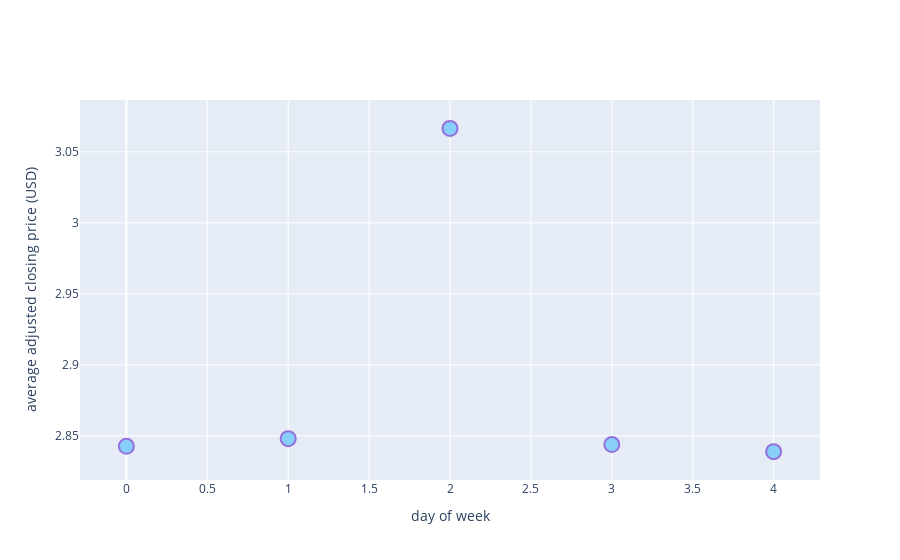

The code cell stored with this chart in its notebook:
### Code cell
# Compute the average price for each day of week
avg_price_dayofweek = df.groupby("dayofweek").agg({'adj_close': 'mean'}).reset_index()

# Plot 
data = [go.Scatter(
            x = avg_price_dayofweek['dayofweek'],
            y = avg_price_dayofweek['adj_close'],
            mode = 'markers',
            marker=dict(
                color='LightSkyBlue',
                size=15,
                line=dict(
                color='MediumPurple',
                width=2
                ))
        )]

layout = dict(xaxis = dict(title = 'day of week'),
              yaxis = dict(title = 'average adjusted closing price (USD)'))

fig = dict(data=data, layout=layout)
py.iplot(fig, filename='ForexPricePrediction_v6d_avg_price_dayofweek')

### Figure 1 — Plotly figure (JSON) as saved in the notebook; plotly's stock layout.template omitted (floating-point values rounded to 4 significant figures)
{"data": [{"marker": {"color": "LightSkyBlue", "line": {"color": "MediumPurple", "width": 2}, "size": 15}, "mode": "markers", "type": "scatter", "x": [0, 1, 2, 3, 4], "y": [2.843, 2.848, 3.066, 2.844, 2.839]}], "layout": {"xaxis": {"title": {"text": "day of week"}}, "yaxis": {"title": {"text": "average adjusted closing price (USD)"}}}}
